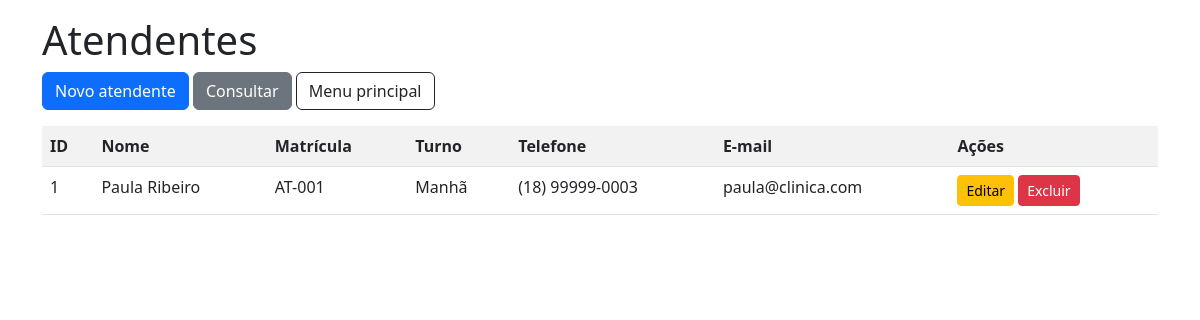
Screenshot of /index_atendentes.php with the database file from the repository.
### tables this page shows
CREATE TABLE atendentes (
    id INT AUTO_INCREMENT PRIMARY KEY,
    nome VARCHAR(100) NOT NULL,
    matricula VARCHAR(20) NOT NULL UNIQUE,
    turno VARCHAR(20) NOT NULL,
    telefone VARCHAR(20) NOT NULL,
    email VARCHAR(100) NOT NULL
);

### index_atendentes.php (the view, shortened to what this page needs)
<!doctype html>
<html lang="pt-BR">
<head>
<link href="https://cdn.jsdelivr.net/npm/bootstrap@5.3.0/dist/css/bootstrap.min.css" rel="stylesheet">
</head>
<body>
<div class="container py-3">
<h1>Atendentes</h1>
<p>
<a href="cadastrar_atendentes.php" class="btn btn-primary">Novo atendente</a>
<a href="consulta_atendentes.php" class="btn btn-secondary">Consultar</a>
<a href="index.php" class="btn btn-outline-dark">Menu principal</a>
</p>
<?php
require_once("conexao.php");
$stmt = $con->query("SELECT * FROM atendentes ORDER BY nome");
?>
<table class="table table-striped">
<tr><th>ID</th><th>Nome</th><th>Matrícula</th><th>Turno</th><th>Telefone</th><th>E-mail</th><th>Ações</th></tr>
<?php foreach ($stmt as $r) { ?>
<tr>
<td><?= $r['id'] ?></td>
<td><?= htmlspecialchars($r['nome']) ?></td>
<td><?= htmlspecialchars($r['matricula']) ?></td>
<td><?= htmlspecialchars($r['turno']) ?></td>
<td><?= htmlspecialchars($r['telefone']) ?></td>
<td><?= htmlspecialchars($r['email']) ?></td>
<td>
<a href="editar_atendentes.php?id=<?= $r['id'] ?>" class="btn btn-sm btn-warning">Editar</a>
<a href="excluir_atendentes.php?id=<?= $r['id'] ?>" class="btn btn-sm btn-danger" onclick="return confirm('Excluir este registro?')">Excluir</a>
</td>
</tr>
<?php } ?>
</table>
</div>
</body>
</html>

### rows the page displays
atendentes: id "1", nome "Paula Ribeiro", matricula "AT-001", turno "Manhã", telefone "(18) 99999-0003", email "paula@clinica.com"
